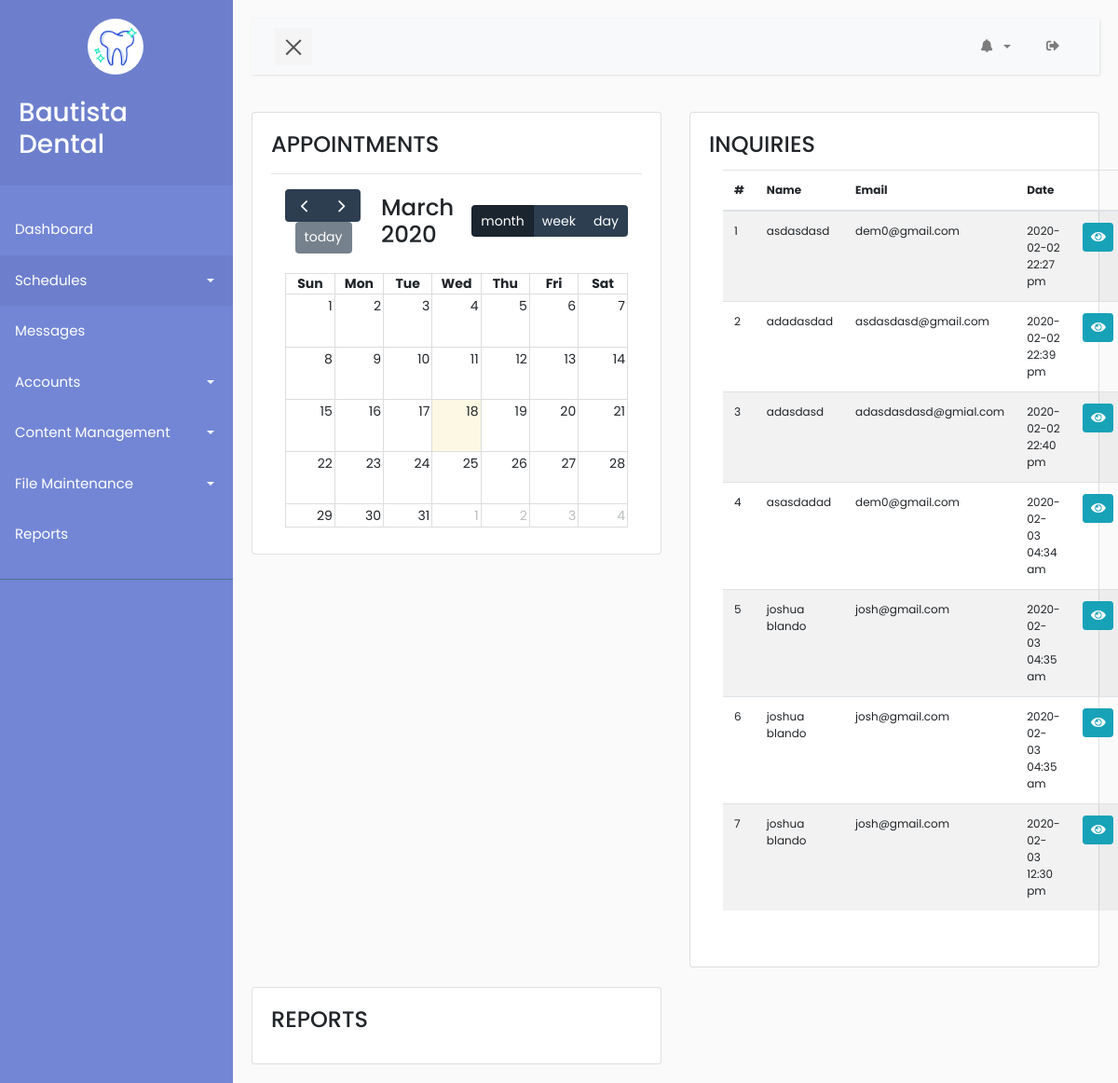
Before: /admin/index.php (signed in) with the older database file.
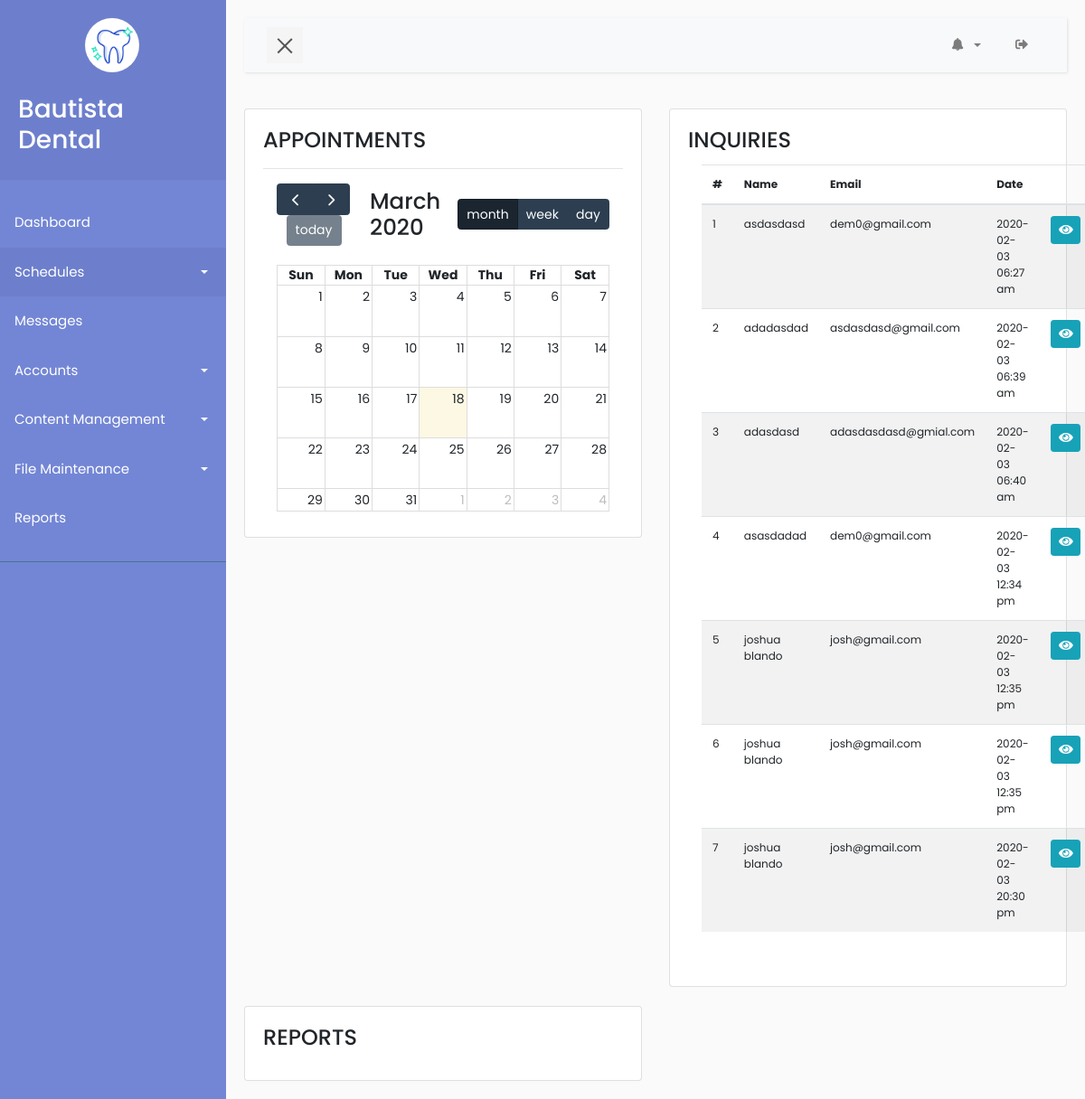
After: the same page with the newer database file.
### tables this page shows
CREATE TABLE IF NOT EXISTS `message` (
  `id` int(11) NOT NULL AUTO_INCREMENT,
  `messageId` varchar(255) NOT NULL,
  `name` varchar(255) DEFAULT NULL,
  `email` varchar(255) NOT NULL,
  `mobile` int(9) DEFAULT NULL,
  `body` text,
  `createdAt` timestamp NOT NULL DEFAULT CURRENT_TIMESTAMP ON UPDATE CURRENT_TIMESTAMP,
  PRIMARY KEY (`id`)
);

### admin/index.php (the view, shortened to what this page needs)
<?php
include 'nav.php';
?>
  <link href='../assets/calendar/packages/core/main.css' rel='stylesheet' />
  <link href='../assets/calendar/packages/daygrid/main.css' rel='stylesheet' />
  <link href='../assets/calendar/packages/timegrid/main.css' rel='stylesheet' />
  <link href='../assets/calendar/packages/list/main.css' rel='stylesheet' />
  <link href='style/dashboard.css' rel='stylesheet' />
  <div class="row">
    <div class="col-lg-6">
      <div class="card">
        <div class="card-body">
          <h4 class="card-title">APPOINTMENTS</h4>
          <hr>
           <div class="container mb-2">
              <div id='calendar'></div>
          </div>
        </div>
      </div>
    </div>
    <div class="col-lg-6">
      <div class="card">
        <div class="card-body">
          <h4 class="card-title">INQUIRIES</h4>
          <div class="container pb-4">
            <table class="display dt-responsive nowrap table table-striped" style="font-size: 12px;" id="table_id" data-plugin="dataTable">
                <thead>
                    <tr>
                        <th>#</th>
                        <th>Name</th>
                        <th>Email</th>
                        <th>Date</th>
                        <th></th>
                    </tr>
                </thead>
                <tbody>
                    <?php
                    require_once "../config/control.php";
                    $getMessages = $connect->prepare("SELECT * from message");
                    $getMessages->execute();
                    $messages = $getMessages->fetchAll();
                    foreach ($messages as $key => $message) {
                        $name = $message['name'];
                        $email = $message['email'];
                        $body = base64_decode($message['body']);
                        $date = date('Y-m-d H:i a', strtotime($message['createdAt']));
                        if ($key != 7) {
                        ?>
                            <tr>
                                <td><?php echo $key + 1 ?></td>
                                <td><?php echo $name ?></td>
                                <td><?php echo $email ?></td>
                                <td><?php echo $date ?></td>
                                <td class="text-rigth">
                                    <button class="btn btn-info btn-message btn-sm" data-name = "<?php echo $name ?>" data-email = "<?php echo $email ?>" data-mobile = "<?php echo $mobile ?>" data-body = "<?php echo $body ?>" data-toggle="modal" data-target="#messagesModal"><span class="icon"><i class="fas fa-eye view"></i></span></button>
                                </td>
                            </tr>
                        <?php
                      }
                    }
                    ?>
                </tbody>
            </table>
          </div>
        </div>
      </div>
    </div>
  </div>
  <br>
  <div class="row">
    <div class="col-lg-6">
      <div class="card">
        <div class="card-body">
          <h4 class="card-title">REPORTS</h4>
        </div>
      </div>
    </div>
  </div>
<?php
include 'footer.php';
?>

Changed rows visible on the page:
changed message "asdasdasd": createdAt "2020-02-02 22:27 pm" → "2020-02-03 06:27 am"
changed message "adadasdad": createdAt "2020-02-02 22:39 pm" → "2020-02-03 06:39 am"
changed message "adasdasd": createdAt "2020-02-02 22:40 pm" → "2020-02-03 06:40 am"
changed message "asasdadad": createdAt "2020-02-03 04:34 am" → "2020-02-03 12:34 pm"
changed message (number 5 of 7 on the later page): createdAt "2020-02-03 04:35 am" → "2020-02-03 12:35 pm"
changed message (number 6 of 7 on the later page): createdAt "2020-02-03 04:35 am" → "2020-02-03 12:35 pm"
changed message (number 7 of 7 on the later page): createdAt "2020-02-03 12:30 pm" → "2020-02-03 20:30 pm"
